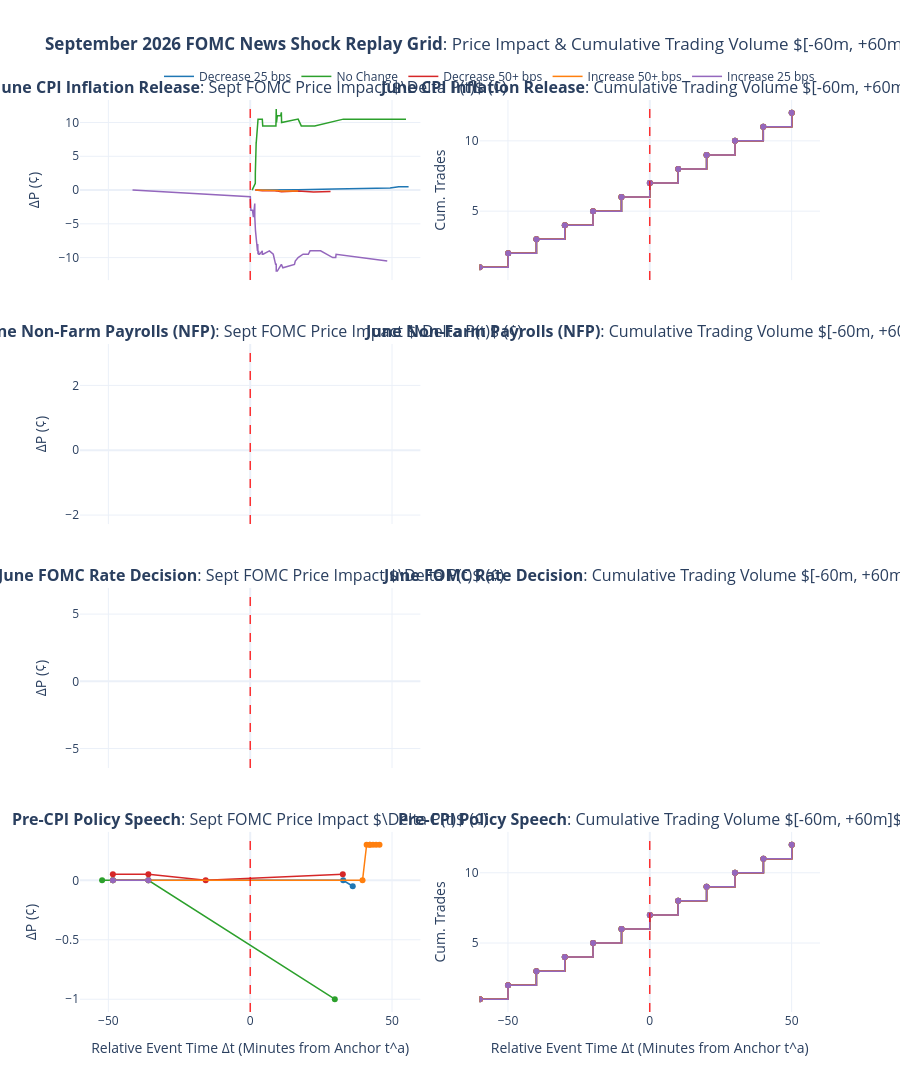

The notebook cell this image was saved under:
### Code cell
# ==========================================
# INTERACTIVE PLOTLY SEPTEMBER FOMC GRID DASHBOARD
# ==========================================

def plot_plotly_multi_row_news_grid(df_l2, df_ticks, news_shocks_dict):
    n_shocks = len(news_shocks_dict)
    
    subplot_titles = []
    for shock_name in news_shocks_dict.keys():
        subplot_titles.append(f"<b>{shock_name}</b>: Sept FOMC Price Impact $\Delta P(t)$ (¢)")
        subplot_titles.append(f"<b>{shock_name}</b>: Cumulative Trading Volume $[-60m, +60m]$")
        
    fig = make_subplots(
        rows=n_shocks, cols=2,
        shared_xaxes=True,
        horizontal_spacing=0.08,
        vertical_spacing=0.07,
        subplot_titles=subplot_titles
    )
    
    colors = ['#1f77b4', '#2ca02c', '#d62728', '#ff7f0e', '#9467bd']
    outcomes = df_l2['outcome_label'].unique()
    
    for row_idx, (shock_name, info) in enumerate(news_shocks_dict.items(), start=1):
        t_news = pd.to_datetime(info['timestamp_utc'], utc=True)
        t_start = t_news - pd.Timedelta(minutes=60)
        t_end = t_news + pd.Timedelta(minutes=60)
        
        post_trades = df_ticks[df_ticks['timestamp_utc'] >= t_news].sort_values('timestamp_utc')
        t_anchor = post_trades.iloc[0]['timestamp_utc'] if len(post_trades) > 0 else t_news
        
        for o_idx, outcome in enumerate(outcomes):
            l2_o = df_l2[(df_l2['outcome_label'] == outcome) & (df_l2['timestamp_utc'] >= t_start) & (df_l2['timestamp_utc'] <= t_end)].sort_values('timestamp_utc')
            ticks_o = df_ticks[(df_ticks['outcome_label'] == outcome) & (df_ticks['timestamp_utc'] >= t_start) & (df_ticks['timestamp_utc'] <= t_end)].sort_values('timestamp_utc')
            
            color = colors[o_idx % len(colors)]
            show_leg = (row_idx == 1)
            
            if len(l2_o) > 0:
                rel_min_l2 = (l2_o['timestamp_utc'] - t_anchor).dt.total_seconds() / 60.0
                p_anchor = l2_o[l2_o['timestamp_utc'] <= t_anchor]['mid_price'].iloc[-1] if len(l2_o[l2_o['timestamp_utc'] <= t_anchor]) > 0 else l2_o['mid_price'].iloc[0]
                dp_cents = (l2_o['mid_price'] - p_anchor) * 100.0
                
                fig.add_trace(
                    go.Scatter(x=rel_min_l2, y=dp_cents, name=outcome,
                               line=dict(color=color, width=1.5), legendgroup=outcome, showlegend=show_leg),
                    row=row_idx, col=1
                )
                
            if len(ticks_o) > 0:
                rel_min_ticks = (ticks_o['timestamp_utc'] - t_anchor).dt.total_seconds() / 60.0
                cum_vol = np.arange(1, len(ticks_o) + 1)
                
                fig.add_trace(
                    go.Scatter(x=rel_min_ticks, y=cum_vol, name=outcome + " Vol",
                               line=dict(color=color, width=1.5, shape='hv'), legendgroup=outcome, showlegend=False),
                    row=row_idx, col=2
                )
                
        fig.add_vline(x=0.0, line_width=1.2, line_dash="dash", line_color="red", row=row_idx, col=1)
        fig.add_vline(x=0.0, line_width=1.2, line_dash="dash", line_color="red", row=row_idx, col=2)
        
    fig.update_layout(
        height=320 * n_shocks,
        title_text="<b>September 2026 FOMC News Shock Replay Grid</b>: Price Impact & Cumulative Trading Volume $[-60m, +60m]$",
        template="plotly_white",
        hovermode="x unified",
        legend=dict(orientation="h", yanchor="bottom", y=1.01, xanchor="right", x=1)
    )
    
    for r in range(1, n_shocks + 1):
        fig.update_yaxes(title_text="ΔP (¢)", row=r, col=1)
        fig.update_yaxes(title_text="Cum. Trades", row=r, col=2)
        fig.update_xaxes(range=[-60, 60], row=r, col=1)
        fig.update_xaxes(range=[-60, 60], row=r, col=2)
        
    fig.update_xaxes(title_text="Relative Event Time Δt (Minutes from Anchor t^a)", row=n_shocks, col=1)
    fig.update_xaxes(title_text="Relative Event Time Δt (Minutes from Anchor t^a)", row=n_shocks, col=2)
    
    return fig

fig_grid = plot_plotly_multi_row_news_grid(df_l2_all, df_ticks_all, NEWS_SHOCKS)
print("Interactive September FOMC Multi-Row News Shock Grid Dashboard Engine Ready!")
fig_grid.show()

### Figure 1 — Plotly figure (JSON) as saved in the notebook; plotly's stock layout.template omitted (floating-point values rounded to 4 significant figures)
{"data": [{"legendgroup": "Decrease 25 bps", "line": {"color": "#1f77b4", "width": 1.5}, "name": "Decrease 25 bps", "showlegend": true, "type": "scatter", "x": [1.81, 1.855, 1.855, 1.861, 2.563, 2.569, 2.66, 2.668, 3.022, 4.263, 4.263, 4.266, 9.172, 9.172, 9.18, 9.18, 9.18, 9.18, 9.181, 9.19, 9.196, 9.566, 10.75, 10.75, 10.99, 13.01, 16.91, 29.7, 49.31, 52.36, 55.83], "xaxis": "x", "y": [0.0, 0.0, 0.0, 0.0, 0.0, 0.0, 0.0, 0.0, 0.0, 0.0, 0.0, 0.0, 0.0, 0.0, 0.0, 0.0, 0.0, 0.0, 0.0, 0.0, 0.0, 0.0, 0.0, 0.0, 0.0, 0.05, 0.05, 0.15, 0.3, 0.5, 0.5], "yaxis": "y"}, {"legendgroup": "Decrease 25 bps", "line": {"color": "#1f77b4", "shape": "hv", "width": 1.5}, "name": "Decrease 25 bps Vol", "showlegend": false, "type": "scatter", "x": [-59.97, -49.9, -39.97, -29.93, -19.98, -9.983, 0.03333, 10.03, 20.03, 30.03, 40.02, 50.05], "xaxis": "x2", "y": [1, 2, 3, 4, 5, 6, 7, 8, 9, 10, 11, 12], "yaxis": "y2"}, {"legendgroup": "No Change", "line": {"color": "#2ca02c", "width": 1.5}, "name": "No Change", "showlegend": true, "type": "scatter", "x": [0.6843, 1.8, 1.81, 1.82, 1.836, 1.838, 1.838, 1.845, 1.853, 1.952, 2.105, 2.13, 2.288, 2.311, 2.461, 2.563, 2.655, 2.764, 3.021, 3.244, 4.263, 4.271, 4.415, 5.525, 9.072, 9.172, 9.281, 9.557, 10.74, 10.99, 11.06, 16.9, 18.01, 22.19, 22.75, 32.82, 41.05, 41.88, 45.32, 52.57, 54.6, 54.93], "xaxis": "x", "y": [0.0, 1.0, 2.5, 3.5, 3.5, 6.0, 6.5, 6.5, 6.5, 6.5, 7.0, 7.0, 8.5, 8.5, 8.5, 9.0, 9.5, 10.5, 10.5, 10.5, 10.5, 10.5, 9.5, 9.5, 9.5, 12.0, 10.0, 11.0, 11.0, 11.5, 10.0, 10.5, 9.5, 9.5, 9.5, 10.5, 10.5, 10.5, 10.5, 10.5, 10.5, 10.5], "yaxis": "y"}, {"legendgroup": "No Change", "line": {"color": "#2ca02c", "shape": "hv", "width": 1.5}, "name": "No Change Vol", "showlegend": false, "type": "scatter", "x": [-59.98, -49.92, -39.98, -29.97, -20.0, -10.0, 0.01667, 10.02, 20.02, 30.02, 40.0, 50.03], "xaxis": "x2", "y": [1, 2, 3, 4, 5, 6, 7, 8, 9, 10, 11, 12], "yaxis": "y2"}, {"legendgroup": "Decrease 50+ bps", "line": {"color": "#d62728", "width": 1.5}, "name": "Decrease 50+ bps", "showlegend": true, "type": "scatter", "x": [1.813, 1.855, 1.861, 1.861, 2.563, 2.563, 2.663, 2.663, 3.022, 4.263, 4.266, 4.266, 9.172, 9.172, 9.18, 9.18, 9.18, 9.18, 9.18, 9.188, 9.188, 9.57, 10.74, 10.75, 10.99, 16.91, 22.32, 28.32], "xaxis": "x", "y": [0.0, 0.0, 0.0, 0.0, -0.05, -0.05, -0.05, -0.05, -0.1, -0.1, -0.1, -0.1, -0.1, -0.1, -0.1, -0.1, -0.1, -0.1, -0.1, -0.15, -0.15, -0.15, -0.25, -0.25, -0.25, -0.15, -0.3, -0.2], "yaxis": "y"}, {"legendgroup": "Decrease 50+ bps", "line": {"color": "#d62728", "shape": "hv", "width": 1.5}, "name": "Decrease 50+ bps Vol", "showlegend": false, "type": "scatter", "x": [-59.97, -49.9, -39.97, -29.93, -19.98, -9.983, 0.03333, 10.03, 20.03, 30.05, 40.02, 50.05], "xaxis": "x2", "y": [1, 2, 3, 4, 5, 6, 7, 8, 9, 10, 11, 12], "yaxis": "y2"}, {"legendgroup": "Increase 50+ bps", "line": {"color": "#ff7f0e", "width": 1.5}, "name": "Increase 50+ bps", "showlegend": true, "type": "scatter", "x": [1.81, 1.855, 1.855, 1.855, 2.563, 2.563, 2.66, 2.66, 3.021, 4.263, 4.263, 4.271, 9.172, 9.172, 9.18, 9.18, 9.18, 9.181, 9.181, 9.188, 9.558, 9.605, 9.689, 10.75, 10.75, 10.99, 16.91], "xaxis": "x", "y": [0.0, 0.0, 0.0, 0.0, 0.0, 0.0, 0.0, 0.0, 0.0, 0.05, 0.05, 0.05, 0.0, 0.0, 0.0, 0.0, 0.0, -0.05, 0.0, -0.05, 0.0, -0.05, -0.05, -0.15, -0.15, -0.15, -0.15], "yaxis": "y"}, {"legendgroup": "Increase 50+ bps", "line": {"color": "#ff7f0e", "shape": "hv", "width": 1.5}, "name": "Increase 50+ bps Vol", "showlegend": false, "type": "scatter", "x": [-59.98, -49.92, -39.97, -29.95, -19.98, -10.0, 0.01667, 10.02, 20.02, 30.03, 40.02, 50.03], "xaxis": "x2", "y": [1, 2, 3, 4, 5, 6, 7, 8, 9, 10, 11, 12], "yaxis": "y2"}, {"legendgroup": "Increase 25 bps", "line": {"color": "#9467bd", "width": 1.5}, "name": "Increase 25 bps", "showlegend": true, "type": "scatter", "x": [-41.49, 0.04243, 0.2485, 0.3255, 0.7108, 0.8169, 1.118, 1.61, 1.613, 1.654, 1.81, 1.855, 1.855, 1.861, 2.563, 2.563, 2.595, 2.612, 2.66, 2.66, 2.747, 2.914, 3.03, 3.043, 3.329, 4.263, 4.263, 4.266, 4.349, 4.541, 4.549, 6.765, 7.811, 7.843, 8.128, 8.946, 9.087, 9.172, 9.172, 9.18, 9.18, 9.196, 9.566, 10.75, 10.76, 10.99, 11.52, 15.27, 15.6, 15.89, 16.9, 18.63, 20.16, 20.49, 21.11, 21.38, 24.81, 29.09, 30.14, 30.28, 48.31], "xaxis": "x", "y": [0.0, -1.0, -3.0, -3.0, -3.0, -3.0, -4.0, -2.0, -4.0, -4.0, -6.0, -6.0, -6.0, -6.0, -9.0, -9.0, -9.0, -8.5, -8.5, -8.0, -9.5, -9.0, -9.5, -9.5, -9.5, -9.0, -9.0, -9.5, -9.5, -9.5, -9.5, -9.0, -9.5, -9.5, -9.5, -11.0, -11.0, -11.0, -11.0, -11.5, -12.0, -12.0, -12.0, -11.0, -11.0, -11.0, -11.5, -11.0, -11.0, -10.5, -10.0, -9.5, -9.5, -9.5, -9.0, -9.0, -9.0, -10.0, -10.0, -9.5, -10.5], "yaxis": "y"}, {"legendgroup": "Increase 25 bps", "line": {"color": "#9467bd", "shape": "hv", "width": 1.5}, "name": "Increase 25 bps Vol", "showlegend": false, "type": "scatter", "x": [-60.0, -49.92, -39.98, -29.98, -20.02, -10.0, 0.0, 10.02, 20.02, 30.02, 40.0, 50.02], "xaxis": "x2", "y": [1, 2, 3, 4, 5, 6, 7, 8, 9, 10, 11, 12], "yaxis": "y2"}, {"legendgroup": "Decrease 25 bps", "line": {"color": "#1f77b4", "width": 1.5}, "name": "Decrease 25 bps", "showlegend": false, "type": "scatter", "x": [-1282.0, -1250.0, -1236.0, -1229.0, -1229.0, -1228.0, -1227.0, -1221.0, -1220.0, -1220.0, -1219.0, -1218.0, -1217.0, -1217.0, -1216.0, -1215.0, -1215.0, -1215.0, -1215.0, -1215.0, -1215.0, -1215.0, -1215.0, -1215.0, -1214.0, -1213.0, -1212.0, -1211.0, -1210.0, -1210.0, -1209.0, -1204.0, -1189.0, -1189.0, -1185.0, -1184.0], "xaxis": "x3", "y": [0.2, 0.0, 0.0, 0.0, 0.0, 0.0, 0.0, 0.0, 0.0, 0.0, 0.0, 0.0, 0.0, 0.0, 0.0, 0.0, 0.0, 0.0, 0.0, 0.0, 0.0, 0.0, 0.0, 0.0, 0.0, 0.0, 0.0, 0.0, 0.0, 0.0, 0.0, 0.0, 0.0, 0.0, 0.0, 0.0], "yaxis": "y3"}, {"legendgroup": "No Change", "line": {"color": "#2ca02c", "width": 1.5}, "name": "No Change", "showlegend": false, "type": "scatter", "x": [-1281.0, -1240.0, -1240.0, -1240.0, -1237.0, -1233.0, -1229.0, -1229.0, -1228.0, -1221.0, -1221.0, -1220.0, -1219.0, -1218.0, -1217.0, -1217.0, -1216.0, -1215.0, -1215.0, -1215.0, -1214.0, -1212.0, -1211.0, -1211.0, -1210.0, -1210.0, -1210.0, -1209.0, -1208.0, -1206.0, -1204.0, -1203.0, -1189.0, -1185.0, -1185.0, -1184.0], "xaxis": "x3", "y": [-2.0, -1.5, -1.5, -1.5, -2.0, -1.5, -1.0, -1.5, -1.5, -1.0, 0.0, 0.0, 0.0, 0.0, 0.0, 0.0, 0.0, 0.0, 0.5, 1.0, 0.5, 0.0, 0.5, 1.0, 1.0, 1.0, 1.0, 0.5, 0.0, 0.0, 0.0, 0.0, 0.0, 0.5, 0.5, 0.0], "yaxis": "y3"}, {"legendgroup": "Decrease 50+ bps", "line": {"color": "#d62728", "width": 1.5}, "name": "Decrease 50+ bps", "showlegend": false, "type": "scatter", "x": [-1289.0, -1281.0, -1279.0, -1274.0, -1261.0, -1252.0, -1246.0, -1235.0, -1229.0, -1229.0, -1228.0, -1227.0, -1224.0, -1222.0, -1221.0, -1220.0, -1220.0, -1219.0, -1218.0, -1217.0, -1217.0, -1216.0, -1215.0, -1215.0, -1215.0, -1215.0, -1215.0, -1215.0, -1215.0, -1215.0, -1215.0, -1214.0, -1212.0, -1211.0, -1210.0, -1210.0, -1209.0, -1204.0, -1203.0, -1191.0, -1189.0, -1189.0, -1185.0, -1184.0], "xaxis": "x3", "y": [0.0, 0.0, 0.0, 0.0, 0.0, 0.0, 0.0, 0.0, 0.0, 0.0, 0.0, 0.0, 0.0, 0.0, 0.0, 0.0, 0.0, 0.0, 0.0, 0.0, 0.0, 0.0, 0.0, 0.0, 0.0, 0.0, 0.0, 0.0, 0.0, 0.0, 0.0, 0.0, 0.0, 0.0, 0.0, 0.0, 0.0, 0.0, 0.0, 0.0, 0.0, 0.0, 0.0, 0.0], "yaxis": "y3"}, {"legendgroup": "Increase 50+ bps", "line": {"color": "#ff7f0e", "width": 1.5}, "name": "Increase 50+ bps", "showlegend": false, "type": "scatter", "x": [-1297.0, -1283.0, -1256.0, -1236.0, -1234.0, -1229.0, -1229.0, -1228.0, -1227.0, -1227.0, -1221.0, -1221.0, -1220.0, -1220.0, -1219.0, -1217.0, -1217.0, -1216.0, -1215.0, -1215.0, -1215.0, -1215.0, -1215.0, -1215.0, -1215.0, -1215.0, -1215.0, -1214.0, -1212.0, -1211.0, -1210.0, -1210.0, -1209.0, -1204.0, -1203.0, -1189.0, -1189.0, -1186.0, -1186.0, -1186.0, -1185.0, -1184.0], "xaxis": "x3", "y": [0.25, 0.35, 0.25, 0.15, 0.15, 0.15, 0.15, 0.15, 0.15, 0.15, 0.15, 0.25, 0.25, 0.25, 0.25, 0.15, 0.15, 0.15, 0.15, 0.15, 0.15, 0.1, 0.05, 0.05, 0.0, 0.05, 0.05, 0.1, 0.05, 0.05, 0.05, 0.05, 0.05, 0.05, 0.05, 0.0, 0.0, 0.0, 0.0, 0.0, 0.0, 0.0], "yaxis": "y3"}, {"legendgroup": "Increase 25 bps", "line": {"color": "#9467bd", "width": 1.5}, "name": "Increase 25 bps", "showlegend": false, "type": "scatter", "x": [-1275.0, -1237.0, -1236.0, -1231.0, -1231.0, -1229.0, -1229.0, -1229.0, -1228.0, -1227.0, -1221.0, -1220.0, -1220.0, -1219.0, -1218.0, -1217.0, -1217.0, -1216.0, -1215.0, -1215.0, -1215.0, -1215.0, -1215.0, -1215.0, -1215.0, -1215.0, -1214.0, -1213.0, -1212.0, -1211.0, -1210.0, -1210.0, -1209.0, -1204.0, -1189.0, -1189.0, -1186.0, -1186.0, -1186.0, -1186.0, -1185.0, -1185.0, -1184.0, -1184.0, -1184.0, -1184.0, -1183.0, -1183.0, -1183.0, -1183.0, -1183.0, -1182.0, -1182.0, -1182.0, -1182.0, -1182.0, -1182.0, -1181.0], "xaxis": "x3", "y": [3.0, 3.0, 3.0, 3.0, 3.0, 3.0, 3.0, 3.0, 3.0, 3.0, 3.0, 3.0, 3.0, 3.0, 3.0, 3.0, 3.0, 3.0, 3.0, 3.0, 3.0, 2.5, 2.5, 2.0, 2.5, 2.5, 2.0, 2.5, 3.0, 2.0, 2.0, 2.0, 2.0, 2.0, 2.0, 2.0, 2.0, 2.0, 2.0, 2.0, 2.0, 2.0, 2.0, 0.0, 0.0, 0.0, 0.0, 0.0, 1.0, 0.5, 0.0, 0.0, 0.0, 1.0, -1.0, -1.0, 0.0, 0.0], "yaxis": "y3"}, {"legendgroup": "Decrease 25 bps", "line": {"color": "#1f77b4", "width": 1.5}, "name": "Decrease 25 bps", "showlegend": false, "type": "scatter", "x": [-22510.0, -22510.0, -22510.0, -22500.0, -22490.0, -22490.0, -22490.0, -22490.0, -22470.0], "xaxis": "x5", "y": [0.05, 0.0, 0.0, 0.0, 0.0, 0.0, 0.0, 0.0, 0.0], "yaxis": "y5"}, {"legendgroup": "No Change", "line": {"color": "#2ca02c", "width": 1.5}, "name": "No Change", "showlegend": false, "type": "scatter", "x": [-22520.0, -22520.0, -22510.0, -22510.0, -22510.0, -22490.0, -22490.0, -22490.0, -22470.0, -22470.0, -22470.0], "xaxis": "x5", "y": [6.0, 6.0, 4.5, 4.5, 4.0, 3.5, 3.5, 2.5, 1.0, 0.0, 0.0], "yaxis": "y5"}, {"legendgroup": "Decrease 50+ bps", "line": {"color": "#d62728", "width": 1.5}, "name": "Decrease 50+ bps", "showlegend": false, "type": "scatter", "x": [-22530.0, -22510.0, -22510.0, -22510.0, -22500.0, -22490.0, -22490.0, -22490.0], "xaxis": "x5", "y": [0.05, 0.05, 0.05, 0.05, 0.05, 0.05, 0.05, 0.0], "yaxis": "y5"}, {"legendgroup": "Increase 50+ bps", "line": {"color": "#ff7f0e", "width": 1.5}, "name": "Increase 50+ bps", "showlegend": false, "type": "scatter", "x": [-22500.0, -22500.0, -22500.0, -22500.0, -22490.0, -22490.0, -22490.0, -22490.0, -22490.0, -22490.0, -22490.0, -22460.0], "xaxis": "x5", "y": [-0.05, -0.05, -0.05, -0.05, -0.05, 0.0, 0.0, 0.0, 0.0, 0.0, 0.0, 0.0], "yaxis": "y5"}, {"legendgroup": "Increase 25 bps", "line": {"color": "#9467bd", "width": 1.5}, "name": "Increase 25 bps", "showlegend": false, "type": "scatter", "x": [-22540.0, -22510.0, -22510.0, -22510.0, -22500.0, -22490.0, -22490.0, -22490.0, -22490.0, -22490.0, -22480.0, -22470.0, -22470.0, -22460.0, -22460.0], "xaxis": "x5", "y": [-5.5, -5.5, -4.5, -3.5, -3.0, -2.5, -1.5, -1.0, -1.5, -1.0, -1.0, 2.776e-15, 0.5, 0.0, 0.0], "yaxis": "y5"}, {"legendgroup": "Decrease 25 bps", "line": {"color": "#1f77b4", "width": 1.5}, "name": "Decrease 25 bps", "showlegend": false, "type": "scatter", "x": [-48.41, -35.9, 32.78, 36.15], "xaxis": "x7", "y": [0.0, 0.0, 0.0, -0.05], "yaxis": "y7"}, {"legendgroup": "Decrease 25 bps", "line": {"color": "#1f77b4", "shape": "hv", "width": 1.5}, "name": "Decrease 25 bps Vol", "showlegend": false, "type": "scatter", "x": [-59.88, -49.97, -39.98, -29.97, -19.98, -9.967, 0.03333, 10.02, 20.02, 30.03, 40.05, 50.05], "xaxis": "x8", "y": [1, 2, 3, 4, 5, 6, 7, 8, 9, 10, 11, 12], "yaxis": "y8"}, {"legendgroup": "No Change", "line": {"color": "#2ca02c", "width": 1.5}, "name": "No Change", "showlegend": false, "type": "scatter", "x": [-52.21, -48.42, -35.9, 29.83], "xaxis": "x7", "y": [0.0, 0.0, 0.0, -1.0], "yaxis": "y7"}, {"legendgroup": "No Change", "line": {"color": "#2ca02c", "shape": "hv", "width": 1.5}, "name": "No Change Vol", "showlegend": false, "type": "scatter", "x": [-59.92, -49.97, -39.98, -29.98, -19.98, -9.983, 0.01667, 10.0, 20.02, 30.02, 40.05, 50.03], "xaxis": "x8", "y": [1, 2, 3, 4, 5, 6, 7, 8, 9, 10, 11, 12], "yaxis": "y8"}, {"legendgroup": "Decrease 50+ bps", "line": {"color": "#d62728", "width": 1.5}, "name": "Decrease 50+ bps", "showlegend": false, "type": "scatter", "x": [-48.41, -35.9, -15.69, 32.64], "xaxis": "x7", "y": [0.05, 0.05, 0.0, 0.05], "yaxis": "y7"}, {"legendgroup": "Decrease 50+ bps", "line": {"color": "#d62728", "shape": "hv", "width": 1.5}, "name": "Decrease 50+ bps Vol", "showlegend": false, "type": "scatter", "x": [-59.85, -49.97, -39.97, -29.95, -19.98, -9.95, 0.05, 10.02, 20.03, 30.05, 40.07, 50.05], "xaxis": "x8", "y": [1, 2, 3, 4, 5, 6, 7, 8, 9, 10, 11, 12], "yaxis": "y8"}, {"legendgroup": "Increase 50+ bps", "line": {"color": "#ff7f0e", "width": 1.5}, "name": "Increase 50+ bps", "showlegend": false, "type": "scatter", "x": [-48.41, -35.9, 39.6, 41.05, 42.15, 42.17, 43.29, 44.39, 45.58], "xaxis": "x7", "y": [0.0, 0.0, 0.0, 0.3, 0.3, 0.3, 0.3, 0.3, 0.3], "yaxis": "y7"}, {"legendgroup": "Increase 50+ bps", "line": {"color": "#ff7f0e", "shape": "hv", "width": 1.5}, "name": "Increase 50+ bps Vol", "showlegend": false, "type": "scatter", "x": [-59.88, -49.97, -39.98, -29.97, -19.98, -9.967, 0.03333, 10.02, 20.02, 30.03, 40.05, 50.05], "xaxis": "x8", "y": [1, 2, 3, 4, 5, 6, 7, 8, 9, 10, 11, 12], "yaxis": "y8"}, {"legendgroup": "Increase 25 bps", "line": {"color": "#9467bd", "width": 1.5}, "name": "Increase 25 bps", "showlegend": false, "type": "scatter", "x": [-48.41, -35.9], "xaxis": "x7", "y": [0.0, 0.0], "yaxis": "y7"}, {"legendgroup": "Increase 25 bps", "line": {"color": "#9467bd", "shape": "hv", "width": 1.5}, "name": "Increase 25 bps Vol", "showlegend": false, "type": "scatter", "x": [-59.97, -49.98, -39.98, -29.98, -20.0, -9.983, 0.0, 10.0, 20.02, 30.0, 40.03, 50.03], "xaxis": "x8", "y": [1, 2, 3, 4, 5, 6, 7, 8, 9, 10, 11, 12], "yaxis": "y8"}], "layout": {"annotations": [{"font": {"size": 16}, "showarrow": false, "text": "<b>June CPI Inflation Release</b>: Sept FOMC Price Impact $\\Delta P(t)$ (¢)", "x": 0.23, "xanchor": "center", "xref": "paper", "y": 1, "yanchor": "bottom", "yref": "paper"}, {"font": {"size": 16}, "showarrow": false, "text": "<b>June CPI Inflation Release</b>: Cumulative Trading Volume $[-60m, +60m]$", "x": 0.77, "xanchor": "center", "xref": "paper", "y": 1, "yanchor": "bottom", "yref": "paper"}, {"font": {"size": 16}, "showarrow": false, "text": "<b>June Non-Farm Payrolls (NFP)</b>: Sept FOMC Price Impact $\\Delta P(t)$ (¢)", "x": 0.23, "xanchor": "center", "xref": "paper", "y": 0.7325, "yanchor": "bottom", "yref": "paper"}, {"font": {"size": 16}, "showarrow": false, "text": "<b>June Non-Farm Payrolls (NFP)</b>: Cumulative Trading Volume $[-60m, +60m]$", "x": 0.77, "xanchor": "center", "xref": "paper", "y": 0.7325, "yanchor": "bottom", "yref": "paper"}, {"font": {"size": 16}, "showarrow": false, "text": "<b>June FOMC Rate Decision</b>: Sept FOMC Price Impact $\\Delta P(t)$ (¢)", "x": 0.23, "xanchor": "center", "xref": "paper", "y": 0.465, "yanchor": "bottom", "yref": "paper"}, {"font": {"size": 16}, "showarrow": false, "text": "<b>June FOMC Rate Decision</b>: Cumulative Trading Volume $[-60m, +60m]$", "x": 0.77, "xanchor": "center", "xref": "paper", "y": 0.465, "yanchor": "bottom", "yref": "paper"}, {"font": {"size": 16}, "showarrow": false, "text": "<b>Pre-CPI Policy Speech</b>: Sept FOMC Price Impact $\\Delta P(t)$ (¢)", "x": 0.23, "xanchor": "center", "xref": "paper", "y": 0.1975, "yanchor": "bottom", "yref": "paper"}, {"font": {"size": 16}, "showarrow": false, "text": "<b>Pre-CPI Policy Speech</b>: Cumulative Trading Volume $[-60m, +60m]$", "x": 0.77, "xanchor": "center", "xref": "paper", "y": 0.1975, "yanchor": "bottom", "yref": "paper"}], "height": 1280, "hovermode": "x unified", "legend": {"orientation": "h", "x": 1, "xanchor": "right", "y": 1.01, "yanchor": "bottom"}, "shapes": [{"line": {"color": "red", "dash": "dash", "width": 1.2}, "type": "line", "x0": 0, "x1": 0, "xref": "x", "y0": 0, "y1": 1, "yref": "y domain"}, {"line": {"color": "red", "dash": "dash", "width": 1.2}, "type": "line", "x0": 0, "x1": 0, "xref": "x2", "y0": 0, "y1": 1, "yref": "y2 domain"}, {"line": {"color": "red", "dash": "dash", "width": 1.2}, "type": "line", "x0": 0, "x1": 0, "xref": "x3", "y0": 0, "y1": 1, "yref": "y3 domain"}, {"line": {"color": "red", "dash": "dash", "width": 1.2}, "type": "line", "x0": 0, "x1": 0, "xref": "x5", "y0": 0, "y1": 1, "yref": "y5 domain"}, {"line": {"color": "red", "dash": "dash", "width": 1.2}, "type": "line", "x0": 0, "x1": 0, "xref": "x7", "y0": 0, "y1": 1, "yref": "y7 domain"}, {"line": {"color": "red", "dash": "dash", "width": 1.2}, "type": "line", "x0": 0, "x1": 0, "xref": "x8", "y0": 0, "y1": 1, "yref": "y8 domain"}], "title": {"text": "<b>September 2026 FOMC News Shock Replay Grid</b>: Price Impact & Cumulative Trading Volume $[-60m, +60m]$"}, "xaxis": {"anchor": "y", "domain": [0, 0.46], "matches": "x7", "range": [-60, 60], "showticklabels": false}, "xaxis2": {"anchor": "y2", "domain": [0.54, 1], "matches": "x8", "range": [-60, 60], "showticklabels": false}, "xaxis3": {"anchor": "y3", "domain": [0, 0.46], "matches": "x7", "range": [-60, 60], "showticklabels": false}, "xaxis4": {"anchor": "y4", "domain": [0.54, 1], "matches": "x8", "range": [-60, 60], "showticklabels": false}, "xaxis5": {"anchor": "y5", "domain": [0, 0.46], "matches": "x7", "range": [-60, 60], "showticklabels": false}, "xaxis6": {"anchor": "y6", "domain": [0.54, 1], "matches": "x8", "range": [-60, 60], "showticklabels": false}, "xaxis7": {"anchor": "y7", "domain": [0, 0.46], "range": [-60, 60], "title": {"text": "Relative Event Time Δt (Minutes from Anchor t^a)"}}, "xaxis8": {"anchor": "y8", "domain": [0.54, 1], "range": [-60, 60], "title": {"text": "Relative Event Time Δt (Minutes from Anchor t^a)"}}, "yaxis": {"anchor": "x", "domain": [0.8025, 1], "title": {"text": "ΔP (¢)"}}, "yaxis2": {"anchor": "x2", "domain": [0.8025, 1], "title": {"text": "Cum. Trades"}}, "yaxis3": {"anchor": "x3", "domain": [0.535, 0.7325], "title": {"text": "ΔP (¢)"}}, "yaxis4": {"anchor": "x4", "domain": [0.535, 0.7325], "title": {"text": "Cum. Trades"}}, "yaxis5": {"anchor": "x5", "domain": [0.2675, 0.465], "title": {"text": "ΔP (¢)"}}, "yaxis6": {"anchor": "x6", "domain": [0.2675, 0.465], "title": {"text": "Cum. Trades"}}, "yaxis7": {"anchor": "x7", "domain": [0, 0.1975], "title": {"text": "ΔP (¢)"}}, "yaxis8": {"anchor": "x8", "domain": [0, 0.1975], "title": {"text": "Cum. Trades"}}}}
